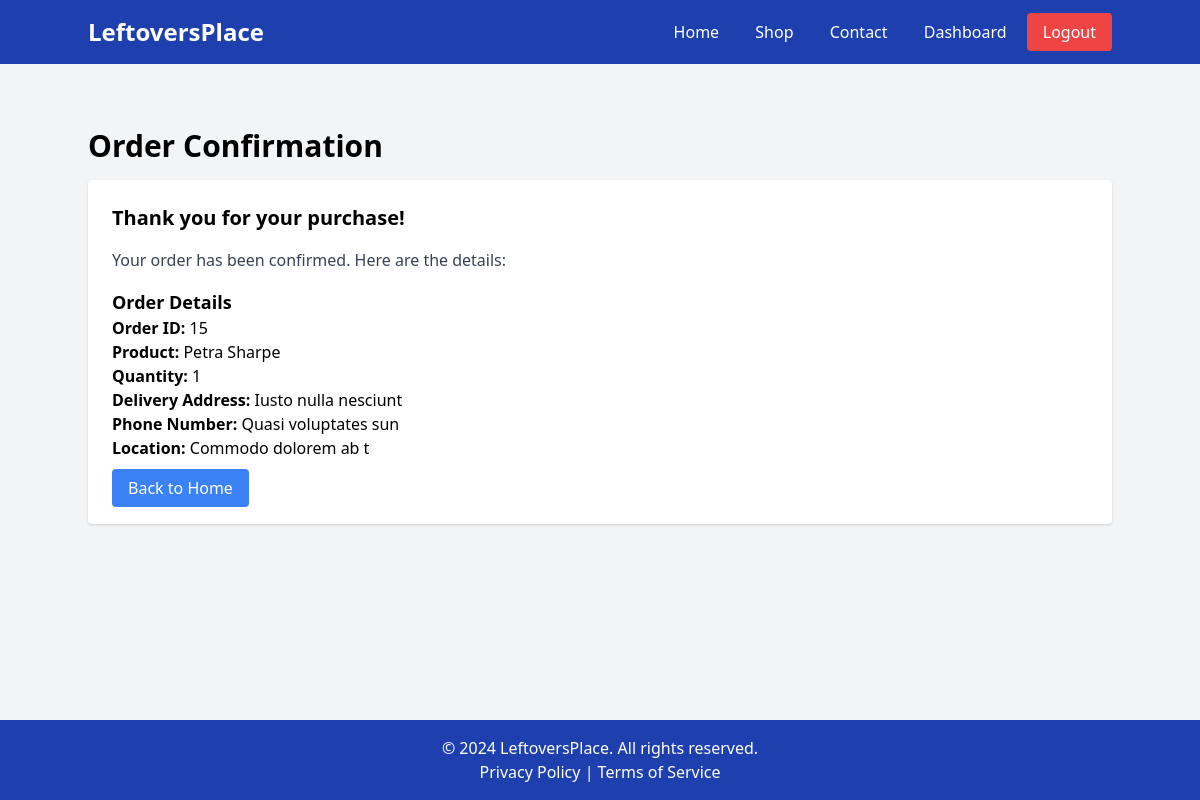
Page /order-confirmation/15/ (signed in) on the committed database.
### shop/models.py (models this page shows, shortened)
class Order(models.Model):
    ORDER_STATUS_CHOICES = [
        ('Pending', 'Pending'),
        ('Processing', 'Processing'),
        ('Shipped', 'Shipped'),
        ('Delivered', 'Delivered'),
        ('Cancelled', 'Cancelled'),
    ]
    user = models.ForeignKey(User, on_delete=models.CASCADE)
    product = models.ForeignKey(Product, on_delete=models.CASCADE)
    quantity = models.PositiveIntegerField(default=1)
    address = models.TextField()
    phone_number = models.CharField(max_length=255)
    location = models.CharField(max_length=20)
    status = models.CharField(max_length=20, choices=ORDER_STATUS_CHOICES, default='Pending')
    created_at = models.DateTimeField(auto_now_add=True)
    updated_at = models.DateTimeField(auto_now=True)

class Product(models.Model):
    shop = models.ForeignKey('Shop', on_delete=models.CASCADE)
    name = models.CharField(max_length=255)
    description = models.TextField()
    category = models.ForeignKey('category', on_delete=models.CASCADE)
    price = models.DecimalField(max_digits=10, decimal_places=2)
    image = models.ImageField(upload_to='products/', blank=True, null=True)

### shop/views.py (the view)
# urls.py: path('order-confirmation/<int:order_id>/', views.order_confirmation, name='order_confirmation'),
@login_required
def order_confirmation(request, order_id):
    order = get_object_or_404(Order, id=order_id, user=request.user)
    return render(request, 'shop/order_confirmation.html', {'order': order})

### shop/templates/shop/order_confirmation.html (shortened to what this page needs)
{% extends "layouts/base.html" %}
{% block content %}
    <section class="container mx-auto py-8">
        <h2 class="text-3xl font-semibold mb-4">Order Confirmation</h2>
        <div class="bg-white p-6 rounded shadow">
            <h3 class="text-xl font-semibold mb-4">Thank you for your purchase!</h3>
            <p class="text-gray-700 mb-4">Your order has been confirmed. Here are the details:</p>
            <div class="mb-4">
                <h4 class="text-lg font-semibold">Order Details</h4>
                <p><strong>Order ID:</strong> {{ order.id }}</p>
                <p><strong>Product:</strong> {{ order.product.name }}</p>
                <p><strong>Quantity:</strong> {{ order.quantity }}</p>
                <p><strong>Delivery Address:</strong> {{ order.address }}</p>
                <p><strong>Phone Number:</strong> {{ order.phone_number }}</p>
                <p><strong>Location:</strong> {{ order.location }}</p>
            </div>
            <a href="{% url 'home' %}" class="bg-blue-500 text-white px-4 py-2 rounded hover:bg-blue-600">Back to Home</a>
        </div>
    </section>
    {% endblock %}

### shop/templates/layouts/base.html (style rules this page uses)
html, body { height: 100%; }

### rows in the picture
Order: id "15", product.name "Petra Sharpe", quantity "1", address "Iusto nulla nesciunt", phone_number "Quasi voluptates sun", location "Commodo dolorem ab t"
